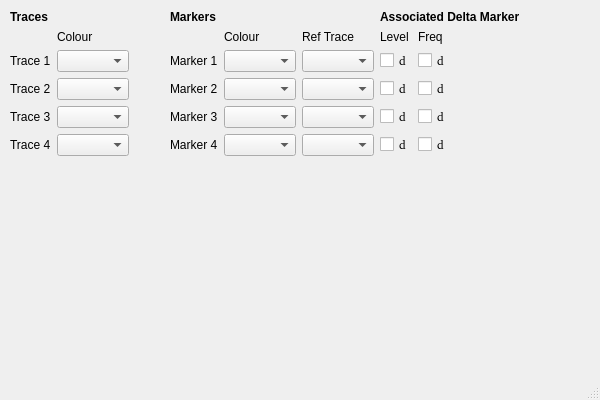
<?xml version="1.0" encoding="UTF-8"?>
<ui version="4.0">
 <class>MainWindow</class>
 <widget class="QMainWindow" name="MainWindow">
  <property name="geometry">
   <rect>
    <x>0</x>
    <y>0</y>
    <width>600</width>
    <height>400</height>
   </rect>
  </property>
  <property name="windowTitle">
   <string>MainWindow</string>
  </property>
  <widget class="QWidget" name="centralwidget">
   <widget class="QWidget" name="gridLayoutWidget">
    <property name="geometry">
     <rect>
      <x>10</x>
      <y>10</y>
      <width>151</width>
      <height>291</height>
     </rect>
    </property>
    <layout class="QGridLayout" name="gridLayout">
     <item row="3" column="1">
      <widget class="QComboBox" name="t2Col"/>
     </item>
     <item row="1" column="1">
      <widget class="QLabel" name="label_13">
       <property name="text">
        <string>Colour</string>
       </property>
      </widget>
     </item>
     <item row="2" column="1">
      <widget class="QComboBox" name="t1Col"/>
     </item>
     <item row="5" column="0">
      <widget class="QLabel" name="label_4">
       <property name="text">
        <string>Trace 4</string>
       </property>
      </widget>
     </item>
     <item row="3" column="0">
      <widget class="QLabel" name="label_2">
       <property name="text">
        <string>Trace 2</string>
       </property>
      </widget>
     </item>
     <item row="6" column="1">
      <spacer name="verticalSpacer">
       <property name="orientation">
        <enum>Qt::Vertical</enum>
       </property>
       <property name="sizeHint" stdset="0">
        <size>
         <width>20</width>
         <height>40</height>
        </size>
       </property>
      </spacer>
     </item>
     <item row="5" column="1">
      <widget class="QComboBox" name="t4Col"/>
     </item>
     <item row="4" column="1">
      <widget class="QComboBox" name="t3Col"/>
     </item>
     <item row="4" column="0">
      <widget class="QLabel" name="label_3">
       <property name="text">
        <string>Trace 3</string>
       </property>
      </widget>
     </item>
     <item row="2" column="0">
      <widget class="QLabel" name="label">
       <property name="text">
        <string>Trace 1</string>
       </property>
      </widget>
     </item>
     <item row="0" column="0">
      <widget class="QLabel" name="label_5">
       <property name="font">
        <font>
         <weight>75</weight>
         <bold>true</bold>
        </font>
       </property>
       <property name="text">
        <string>Traces</string>
       </property>
      </widget>
     </item>
     <item row="2" column="2">
      <spacer name="horizontalSpacer">
       <property name="orientation">
        <enum>Qt::Horizontal</enum>
       </property>
       <property name="sizeHint" stdset="0">
        <size>
         <width>40</width>
         <height>20</height>
        </size>
       </property>
      </spacer>
     </item>
    </layout>
   </widget>
   <widget class="QWidget" name="gridLayoutWidget_2">
    <property name="geometry">
     <rect>
      <x>170</x>
      <y>10</y>
      <width>421</width>
      <height>291</height>
     </rect>
    </property>
    <layout class="QGridLayout" name="gridLayout_2">
     <item row="2" column="3">
      <widget class="QCheckBox" name="dm1Level">
       <property name="font">
        <font>
         <family>Standard Symbols PS [urw]</family>
        </font>
       </property>
       <property name="text">
        <string>d</string>
       </property>
      </widget>
     </item>
     <item row="5" column="2">
      <widget class="QComboBox" name="m4Ref"/>
     </item>
     <item row="4" column="3">
      <widget class="QCheckBox" name="dm3Level">
       <property name="font">
        <font>
         <family>Standard Symbols PS [urw]</family>
        </font>
       </property>
       <property name="text">
        <string>d</string>
       </property>
      </widget>
     </item>
     <item row="0" column="0">
      <widget class="QLabel" name="label_6">
       <property name="font">
        <font>
         <weight>75</weight>
         <bold>true</bold>
        </font>
       </property>
       <property name="text">
        <string>Markers</string>
       </property>
      </widget>
     </item>
     <item row="0" column="3" colspan="3">
      <widget class="QLabel" name="label_17">
       <property name="font">
        <font>
         <weight>75</weight>
         <bold>true</bold>
        </font>
       </property>
       <property name="text">
        <string>Associated Delta Marker</string>
       </property>
      </widget>
     </item>
     <item row="1" column="4">
      <widget class="QLabel" name="label_16">
       <property name="text">
        <string>Freq</string>
       </property>
      </widget>
     </item>
     <item row="4" column="2">
      <widget class="QComboBox" name="m3Ref"/>
     </item>
     <item row="2" column="5">
      <spacer name="horizontalSpacer_4">
       <property name="orientation">
        <enum>Qt::Horizontal</enum>
       </property>
       <property name="sizeHint" stdset="0">
        <size>
         <width>40</width>
         <height>20</height>
        </size>
       </property>
      </spacer>
     </item>
     <item row="1" column="2">
      <widget class="QLabel" name="label_12">
       <property name="text">
        <string>Ref Trace</string>
       </property>
      </widget>
     </item>
     <item row="5" column="3">
      <widget class="QCheckBox" name="dm4Level">
       <property name="font">
        <font>
         <family>Standard Symbols PS [urw]</family>
        </font>
       </property>
       <property name="text">
        <string>d</string>
       </property>
      </widget>
     </item>
     <item row="1" column="1">
      <widget class="QLabel" name="label_11">
       <property name="text">
        <string>Colour</string>
       </property>
      </widget>
     </item>
     <item row="2" column="1">
      <widget class="QComboBox" name="m1Col"/>
     </item>
     <item row="2" column="0">
      <widget class="QLabel" name="label_7">
       <property name="text">
        <string>Marker 1</string>
       </property>
      </widget>
     </item>
     <item row="4" column="1">
      <widget class="QComboBox" name="m3Col"/>
     </item>
     <item row="3" column="1">
      <widget class="QComboBox" name="m2Col"/>
     </item>
     <item row="3" column="0">
      <widget class="QLabel" name="label_8">
       <property name="text">
        <string>Marker 2</string>
       </property>
      </widget>
     </item>
     <item row="4" column="4">
      <widget class="QCheckBox" name="dm3Freq">
       <property name="font">
        <font>
         <family>Standard Symbols PS [urw]</family>
        </font>
       </property>
       <property name="text">
        <string>d</string>
       </property>
      </widget>
     </item>
     <item row="5" column="1">
      <widget class="QComboBox" name="m4Col"/>
     </item>
     <item row="3" column="3">
      <widget class="QCheckBox" name="dm2Level">
       <property name="font">
        <font>
         <family>Standard Symbols PS [urw]</family>
        </font>
       </property>
       <property name="text">
        <string>d</string>
       </property>
      </widget>
     </item>
     <item row="2" column="4">
      <widget class="QCheckBox" name="dm1Freq">
       <property name="font">
        <font>
         <family>Standard Symbols PS [urw]</family>
        </font>
       </property>
       <property name="text">
        <string>d</string>
       </property>
      </widget>
     </item>
     <item row="3" column="2">
      <widget class="QComboBox" name="m2Ref"/>
     </item>
     <item row="4" column="0">
      <widget class="QLabel" name="label_9">
       <property name="text">
        <string>Marker 3</string>
       </property>
      </widget>
     </item>
     <item row="5" column="0">
      <widget class="QLabel" name="label_10">
       <property name="text">
        <string>Marker 4</string>
       </property>
      </widget>
     </item>
     <item row="5" column="4">
      <widget class="QCheckBox" name="dm4Freq">
       <property name="font">
        <font>
         <family>Standard Symbols PS [urw]</family>
        </font>
       </property>
       <property name="text">
        <string>d</string>
       </property>
      </widget>
     </item>
     <item row="2" column="2">
      <widget class="QComboBox" name="m1Ref"/>
     </item>
     <item row="3" column="4">
      <widget class="QCheckBox" name="dm2Freq">
       <property name="font">
        <font>
         <family>Standard Symbols PS [urw]</family>
        </font>
       </property>
       <property name="text">
        <string>d</string>
       </property>
      </widget>
     </item>
     <item row="1" column="3">
      <widget class="QLabel" name="label_15">
       <property name="text">
        <string>Level</string>
       </property>
      </widget>
     </item>
     <item row="6" column="1">
      <spacer name="verticalSpacer_2">
       <property name="orientation">
        <enum>Qt::Vertical</enum>
       </property>
       <property name="sizeHint" stdset="0">
        <size>
         <width>20</width>
         <height>40</height>
        </size>
       </property>
      </spacer>
     </item>
    </layout>
   </widget>
  </widget>
  <widget class="QMenuBar" name="menubar">
   <property name="geometry">
    <rect>
     <x>0</x>
     <y>0</y>
     <width>600</width>
     <height>23</height>
    </rect>
   </property>
  </widget>
  <widget class="QStatusBar" name="statusbar"/>
 </widget>
 <resources/>
 <connections/>
</ui>
